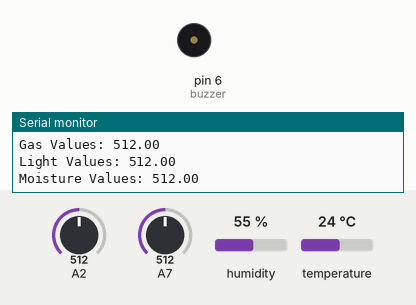
This sketch was run on a simulated Arduino Uno, built with avr-gcc and run on an emulated ATmega328P. Shown: buzzer (waves = sounding, pin HIGH), the last lines printed to the serial monitor. Inputs (shaded band) come from the test bench; at power-on: A7 = 512, A2 = 512, humidity 55 %, temperature 24 °C.

Above: at 2.8 s.
2.9 s: A7 set to 307
5.3 s: A7 set to 285
At 7.2 s:
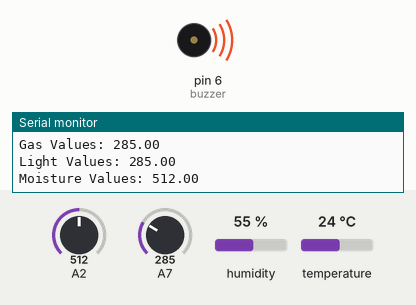
7.7 s: A7 set to 306
At 9.2 s:
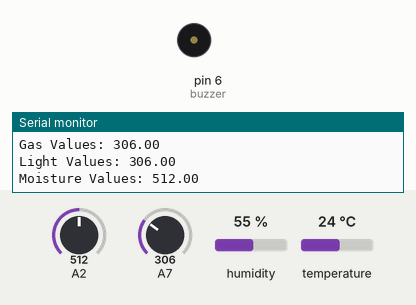
9.7 s: A7 set to 290
At 11.2 s:
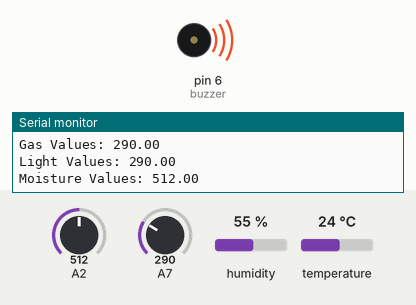
Timing chart, 0 to 12.7 s (numbered marks = the images above; inputs shaded):
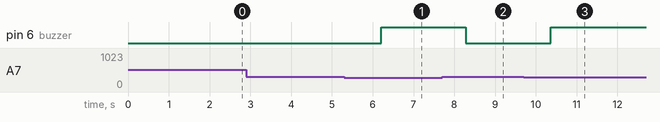

Measured:
- the behaviour switches between 300 and 299 on A7 (found by bisection; images 0 and 1)
- after the input at 5.3 s, pin 6 (buzzer): LOW → HIGH after 0.90 s
- after the input at 7.7 s, pin 6 (buzzer): HIGH → LOW after 0.58 s
- after the input at 9.7 s, pin 6 (buzzer): LOW → HIGH after 0.66 s

The sketch:

GreenHouse.ino
```cpp
#include "GreenHouse.h"

GreenHouse greenhouse(true);

void setup() {
  greenhouse.begin(9600);
}

void loop() {
  float humidity = greenhouse.getHumidityVal();
  float temperature = greenhouse.getTemperatureVal();
  if (isnan(humidity) || isnan(temperature) ) {
    Serial.println("Failed to read from DHT sensor!");
    return;
  }
  Serial.print("Humidity Values: ");
  Serial.println(humidity);
  Serial.print("Temperature Values: ");
  Serial.println(temperature);

  float gasValue = greenhouse.getGasSensorVal("A0");
  Serial.print("Gas Values: ");
  Serial.println(gasValue);
  float threshold = 300.00;
  gasValue >= threshold ?greenhouse.buzzerOff():greenhouse.soundBuzzer();


  float light = greenhouse.getLDR("A1");

  float moisture = greenhouse.getSoilMoisture("A2");
  Serial.print("Light Values: ");
  Serial.println(light);
  Serial.print("Moisture Values: ");
  Serial.println(moisture);
}
```

GreenHouse.cpp
```cpp
#include "GreenHouse.h"

#include <DHT.h>
#define DHTPIN 2
#define DHTTYPE DHT11
#define buzzer 6

// Initialize DHT sensor
DHT dht(DHTPIN, DHTTYPE);

GreenHouse::GreenHouse(bool displayMsg){
//  _buzzerPin = BuzzerPin;
//  _msg = displayMsg;
  dht.begin();
  pinMode(buzzer,OUTPUT);
}

void GreenHouse::begin(int BaudRate){

//  dht.begin();
  Serial.begin(BaudRate);
  if(_msg){
    Serial.println("Successful GreenHouse instanciation...");
  }

//  pinMode(_buzzerPin,OUTPUT);
  Serial.println("**All Instialized and good to Go...**");
  Serial.println("----------------------------------------");
}


float GreenHouse::getHumidityVal(){
  delay(1000);
  // Reading temperature or humidity takes about 250 milliseconds!
  // Sensor readings may also be up to 2 seconds 'old' (its a very slow sensor)
  float h = dht.readHumidity();
  return h;
}

float GreenHouse::getTemperatureVal(){
  delay(1000);
  float t = dht.readTemperature();
  return t;
}

void GreenHouse::buzzerOff(){
  digitalWrite(buzzer,LOW);
}


void GreenHouse::soundBuzzer(){
  digitalWrite(buzzer,HIGH);
}


////usage: getGasSensorVal(value)
////where value is the pin number of where you have connected the gas sensor
long GreenHouse::getGasSensorVal(int pinNumber){
  double gas_level = analogRead(pinNumber);
  return gas_level;
}


long GreenHouse::getLDR(int pinNumber){
  double ldr_val = analogRead(pinNumber);
  return ldr_val;
}


long GreenHouse::getSoilMoisture(int pinNumber){
  double soilMoistureVal = analogRead(pinNumber);
  return soilMoistureVal;
}
```

GreenHouse.h
```cpp
#ifndef GH
#define GH

#if (ARDUINO >= 100)
  #include "Arduino.h"
#else
  #include "Wprogram.h"
#endif

class GreenHouse{
  public:
    GreenHouse(bool displayMsg);
    void buzzerOff();
    void soundBuzzer();
    long getGasSensorVal(int pinNumber);
    long getLDR(int pinNumber);
    long getSoilMoisture(int pinNumber);
    void begin(int BaudRate=9600);
    float getHumidityVal();
    float getTemperatureVal();

  private:
    bool _msg;

};
#endif
```
